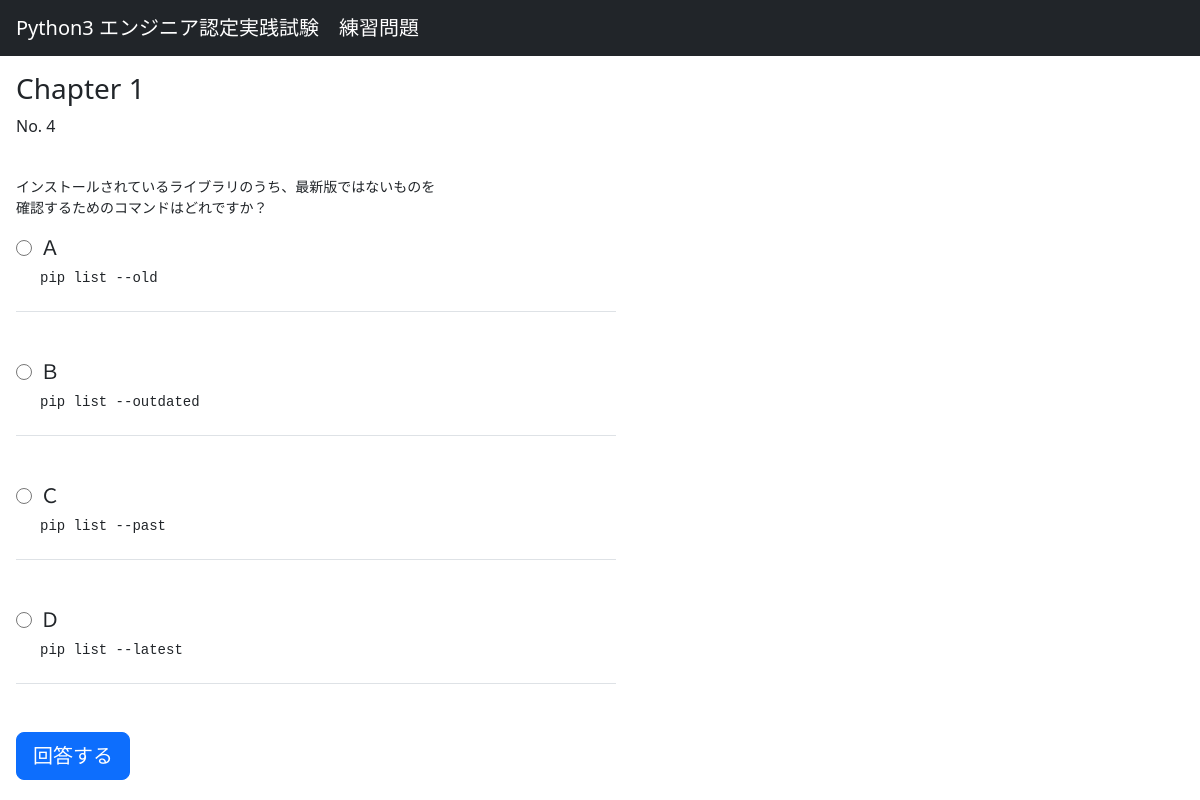
The app's page /quiz/1/4/ with its own data.
### quiz/models.py (models this page shows, shortened)
class Quiz(models.Model):
    chapter = models.IntegerField()
    number =  models.IntegerField()
    about = models.TextField()
    question = models.TextField()
    optionA = models.TextField()
    optionB = models.TextField()
    optionC = models.TextField()
    optionD = models.TextField()
    correctanswer = models.CharField(max_length=5)
    explanation = models.TextField()

### quiz/views.py (the view)
# urls.py: path('<int:chapter>/<int:number>/', quiz_view, name="quiz"),
def quiz_view(request, chapter, number):
    object = Quiz.objects.get(chapter=chapter, number=number)
    context = {'object': object}
    return render(request, 'quiz/quiz.html', context)

### quiz/templates/quiz/quiz.html (shortened to what this page needs)
{% extends 'base.html' %}
{% block content %}
<div class="col-md-6 m-3">
<h3>Chapter {{ object.chapter }}</h3>
<p>No. {{ object.number }}</p>
<br>
<form method='post' action='{% url "result" object.chapter object.number %}'>
  <pre>{{ object.question }}</pre>
  <div class="form-check border-bottom mb-5">
    <input class="form-check-input" type="radio" name="answer" id="radioA" value="A">
    <label class="form-check-label" for="radioA">
      <p class="h5">Ａ</p>
      <pre>{{ object.optionA }}</pre>
    </label>
  </div>
  <div class="form-check border-bottom mb-5">
    <input class="form-check-input" type="radio" name="answer" id="radioB" value="B">
    <label class="form-check-label" for="radioB">
      <p class="h5">Ｂ</p>
      <pre>{{ object.optionB }}</pre>
    </label>
  </div>
  <div class="form-check border-bottom mb-5">
    <input class="form-check-input" type="radio" name="answer" id="radioC" value="C">
    <label class="form-check-label" for="radioC">
      <p class="h5">Ｃ</p>
      <pre>{{ object.optionC }}</pre>
    </label>
  </div>
  <div class="form-check border-bottom mb-5">
    <input class="form-check-input" type="radio" name="answer" id="radioD" value="D">
    <label class="form-check-label" for="radioD">
      <p class="h5">Ｄ</p>
      <pre>{{ object.optionD }}</pre>
    </label>
  </div>
  <button type="submit" class="btn btn-lg btn-primary" name="answerbutton">回答する</button>
</form>
</div>
{% endblock content %}

### quiz/static/quiz/css/style.css (style rules this page uses)
.form-check-input[type="radio"] { border: 1px solid #777777; }

### records on screen
Quiz: chapter "1", number "4", question "インストールされているライブラリのうち、最新版ではないものを 確認するためのコマンドはどれですか？", optionA "pip list --old", optionB "pip list --outdated", optionC "pip list --past", optionD "pip list --latest"
